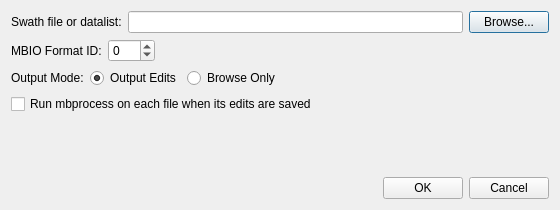
<?xml version="1.0" encoding="UTF-8"?>
<!--
  mbedit_open.ui - File > Open of the swath editor (mbedit's file selection box: the file or
  datalist, the MBIO format id and the output mode). Loaded at runtime by src/mbedit/mbedit_window.cpp.
-->
<ui version="4.0">
 <class>MbEditOpenDialog</class>
 <widget class="QDialog" name="MbEditOpenDialog">
  <property name="geometry">
   <rect><x>0</x><y>0</y><width>560</width><height>210</height></rect>
  </property>
  <property name="windowTitle">
   <string>MBedit - Open</string>
  </property>
  <layout class="QVBoxLayout" name="mainLayout">
   <item>
    <layout class="QHBoxLayout" name="fileRow">
     <item>
      <widget class="QLabel" name="fileLabel">
       <property name="text"><string>Swath file or datalist:</string></property>
      </widget>
     </item>
     <item>
      <widget class="QLineEdit" name="fileEdit">
       <property name="toolTip"><string>A swath sonar file, or a datalist (format -1) of swath files</string></property>
      </widget>
     </item>
     <item>
      <widget class="QPushButton" name="browseButton">
       <property name="text"><string>Browse...</string></property>
      </widget>
     </item>
    </layout>
   </item>
   <item>
    <layout class="QHBoxLayout" name="formatRow">
     <item>
      <widget class="QLabel" name="formatLabel">
       <property name="text"><string>MBIO Format ID:</string></property>
      </widget>
     </item>
     <item>
      <widget class="QSpinBox" name="formatBox">
       <property name="toolTip"><string>MB-System format id of the file; guessed from the file name when one is chosen. -1 reads a datalist.</string></property>
       <property name="minimum"><number>-1</number></property>
       <property name="maximum"><number>999</number></property>
       <property name="value"><number>0</number></property>
      </widget>
     </item>
     <item>
      <spacer name="formatSpacer">
       <property name="orientation"><enum>Qt::Horizontal</enum></property>
       <property name="sizeHint" stdset="0"><size><width>20</width><height>10</height></size></property>
      </spacer>
     </item>
    </layout>
   </item>
   <item>
    <layout class="QHBoxLayout" name="outputRow">
     <item>
      <widget class="QLabel" name="outputLabel">
       <property name="text"><string>Output Mode:</string></property>
      </widget>
     </item>
     <item>
      <widget class="QRadioButton" name="outputEdit">
       <property name="toolTip"><string>Edits are written to the file's edit save file (.esf) and recorded for mbprocess</string></property>
       <property name="text"><string>Output Edits</string></property>
       <property name="checked"><bool>true</bool></property>
      </widget>
     </item>
     <item>
      <widget class="QRadioButton" name="outputBrowse">
       <property name="toolTip"><string>Look only: nothing is written</string></property>
       <property name="text"><string>Browse Only</string></property>
      </widget>
     </item>
     <item>
      <spacer name="outputSpacer">
       <property name="orientation"><enum>Qt::Horizontal</enum></property>
       <property name="sizeHint" stdset="0"><size><width>20</width><height>10</height></size></property>
      </spacer>
     </item>
    </layout>
   </item>
   <item>
    <widget class="QCheckBox" name="mbprocessCheck">
     <property name="toolTip"><string>mbedit -X: once a file's edits are saved, run "mbprocess -I file" to apply them (mbprocess must be on the PATH)</string></property>
     <property name="text"><string>Run mbprocess on each file when its edits are saved</string></property>
    </widget>
   </item>
   <item>
    <spacer name="bottomSpacer">
     <property name="orientation"><enum>Qt::Vertical</enum></property>
     <property name="sizeHint" stdset="0"><size><width>10</width><height>8</height></size></property>
    </spacer>
   </item>
   <item>
    <layout class="QHBoxLayout" name="buttonRow">
     <item>
      <spacer name="buttonSpacer">
       <property name="orientation"><enum>Qt::Horizontal</enum></property>
       <property name="sizeHint" stdset="0"><size><width>20</width><height>10</height></size></property>
      </spacer>
     </item>
     <item>
      <widget class="QPushButton" name="okButton">
       <property name="text"><string>OK</string></property>
       <property name="autoDefault"><bool>false</bool></property>
      </widget>
     </item>
     <item>
      <widget class="QPushButton" name="cancelButton">
       <property name="text"><string>Cancel</string></property>
       <property name="autoDefault"><bool>false</bool></property>
      </widget>
     </item>
    </layout>
   </item>
  </layout>
 </widget>
 <resources/>
 <connections/>
</ui>
